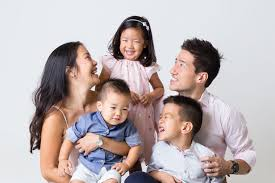
#> input picture face-detection/faces2.jpeg, 275 x 183 px
$ python face-detection.py
#> lines starting #> are read from the running program, lines starting #| are printed output that depends on the picture; after the words box and inside, x2 and y2 are one past the last pixel; in counts of white or black regions, pixels touching at a corner belong together

import cv2 as cv

# Read image from your local file system
original_image = cv.imread('./faces2.jpeg')
#> original_image is the input picture: shape (183, 275, 3); mean B, G, R 177.1, 176.7, 188.6

# Convert color image to grayscale for Viola-Jones
grayscale_image = cv.cvtColor(original_image, cv.COLOR_BGR2GRAY)
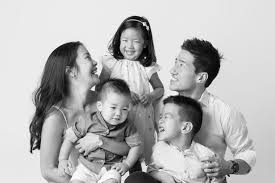
#> grayscale_image: shape (183, 275); min 0, max 255, mean 180.3

#Haar Cascade for face detection
face_cascade = cv.CascadeClassifier('./opencvfiles/haarcascade_frontalface_alt.xml')


detected_faces = face_cascade.detectMultiScale(grayscale_image,scaleFactor=1.3,minNeighbors=5)
#> detected_faces = ()

for (column, row, width, height) in detected_faces: #x,y,w,h


	cv.rectangle(
		original_image,
		(column, row),#x,y of top left corner
		(column + width, row + height), #x,y of bottom right corner
		(0, 255, 0),  #color in rgb
		2 #line thickness
	)
#> this loop made 0 passes


cv.imshow('Image', original_image)
cv.waitKey(0) #so that image window does not close until a key is pressed
cv.destroyAllWindows()


#This works only for frontal faces. Notice how all the faces in the file 'faces.jpeg' are identified, but not those in the file 'faces2.jpeg'

$ run again, with face-detection/faces.jpeg copied over face-detection/faces2.jpeg
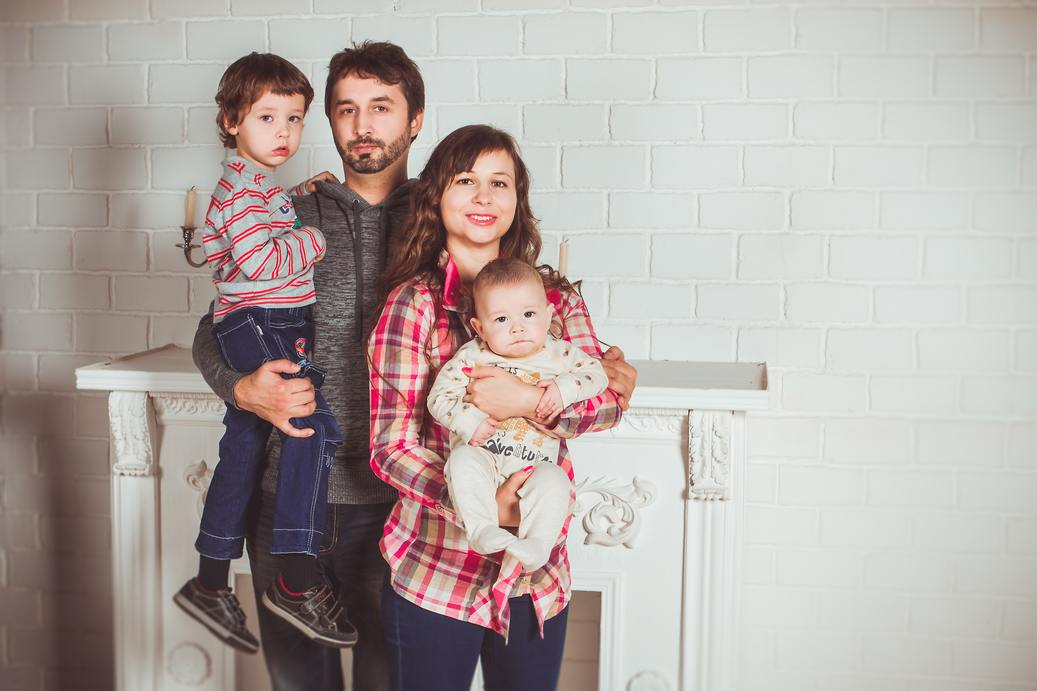
#> input picture face-detection/faces.jpeg, 1037 x 691 px
#> original_image is the input picture: shape (691, 1037, 3); mean B, G, R 163.9, 167.7, 177.5
#> `grayscale_image = cv.cvtColor(original_image, cv.COLOR_BGR2GRAY)`:
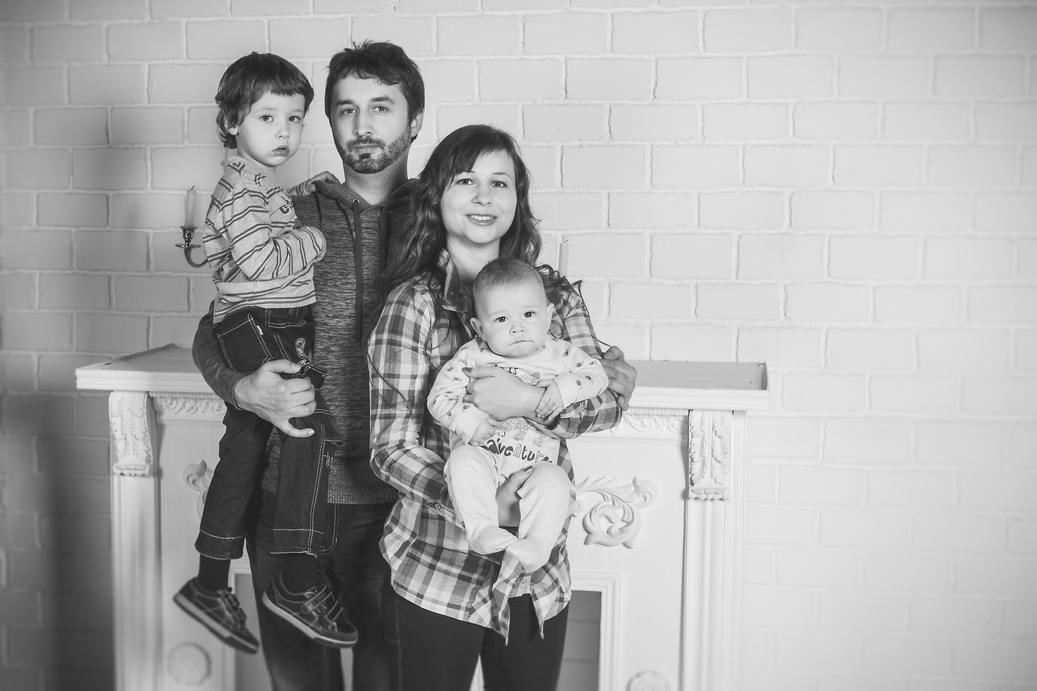
#> grayscale_image: shape (691, 1037); min 9, max 254, mean 170.2
#> detected_faces = [[478, 286, 77, 77], [316, 73, 96, 96], [241, 89, 78, 78], [438, 151, 88, 88]]
#> the loop `for (column, row, width, height) in detected_faces:` made 4 passes
#> after the loop `for (column, row, width, height) in detected_faces:`:
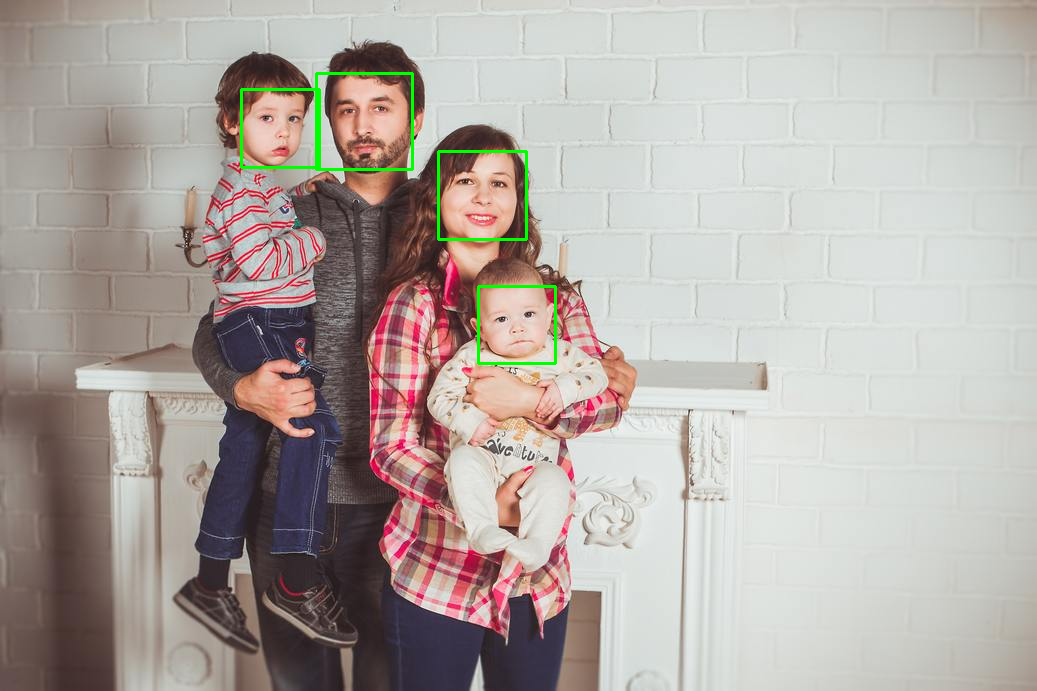
#> original_image: shape (691, 1037, 3); 0.56% of pixels changed, all inside (x1, y1, x2, y2) = (240, 72, 557, 365)
